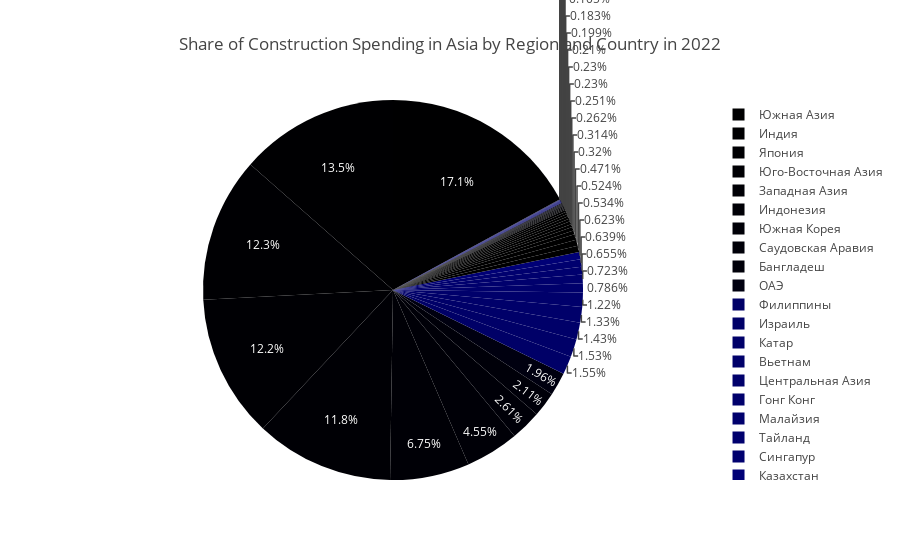

This figure's notebook cell:
### Code cell
import pandas as pd
import plotly.express as px

# Загрузка данных из CSV файла с правильными параметрами
data = pd.read_csv("Construction ranking in Asia, 2022.csv", header=None, skiprows=3)

# Переименование столбцов для удобства
data.columns = ['место', 'регион_страна', 'млрд_долл', 'процент']

# Очистка данных
data = data[~data['место'].isin(['субрегионы', 'страны'])]

# Создание круговой диаграммы
fig = px.pie(data, values='млрд_долл', names='регион_страна', title='Share of Construction Spending in Asia by Region and Country in 2022')

# Отображение графика
fig.show()

### Figure 1 — Plotly figure (JSON) as saved in the notebook; plotly's stock layout.template omitted (floating-point values rounded to 4 significant figures)
{"data": [{"domain": {"x": [0, 1], "y": [0, 1]}, "hovertemplate": "регион_страна=%{label}<br>млрд_долл=%{value}<extra></extra>", "labels": ["Восточная Азия", "Южная Азия", "Юго-Восточная Азия", "Западная Азия", "Центральная Азия", "Китай", "Индия", "Япония", "Индонезия", "Южная Корея", "Саудовская Аравия", "Бангладеш", "ОАЭ", "Филиппины", "Израиль", "Катар", "Вьетнам", "Гонг Конг", "Малайзия", "Тайланд", "Сингапур", "Казахстан", "Иран", "Оман", "Пакистан", "Шри Ланка", "Ирак", "Узбекистан", "Туркменистан", "Кувейт", "Камбоджа", "Мьянма", "Азербайджан", "Бахрейн", "Непал", "Макао", "Грузия", "Северная Корея", "Лаос", "Кипр", "Иордания", "Армения", "Ливан", "Палестина", "Таджикистан", "Киргизстан", "Монголия", "Йемен", "Мальдивы", "Бруней", "Бутан", "Сирия", "Восточный Тимор", "Афганистан"], "legendgroup": "", "name": "", "showlegend": true, "type": "pie", "values": ["1 603.2", "326.2", "232.5", "224.5", "23.3", "1 237.7", "257.9", "235.0", "128.8", "86.8", "49.8", "40.3", "37.5", "29.6", "29.2", "27.3", "25.3", "15.0", "13.8", "12.5", "12.2", "11.9", "10.2", "10.0", "9.0", "6.1", "6.0", "5.0", "4.8", "4.4", "4.4", "4.0", "3.8", "3.5", "2.0", "1.7", "1.7", "1.6", "1.4", "1.4", "1.3", "1.3", "1.1", "0.95", "0.83", "0.81", "0.57", "0.56", "0.38", "0.32", "0.23", "0.18", "0.15", "0.14"]}], "layout": {"legend": {"tracegroupgap": 0}, "title": {"text": "Share of Construction Spending in Asia by Region and Country in 2022"}}}
